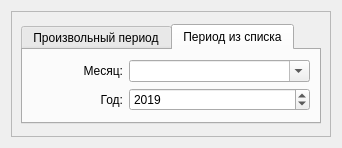
<?xml version="1.0" encoding="UTF-8"?>
<ui version="4.0">
 <class>Form</class>
 <widget class="QWidget" name="Form">
  <property name="geometry">
   <rect>
    <x>0</x>
    <y>0</y>
    <width>336</width>
    <height>148</height>
   </rect>
  </property>
  <property name="sizePolicy">
   <sizepolicy hsizetype="Fixed" vsizetype="Fixed">
    <horstretch>0</horstretch>
    <verstretch>0</verstretch>
   </sizepolicy>
  </property>
  <property name="windowTitle">
   <string>Form</string>
  </property>
  <layout class="QGridLayout" name="gridLayout">
   <item row="0" column="0">
    <widget class="QFrame" name="qcFrame">
     <property name="frameShape">
      <enum>QFrame::StyledPanel</enum>
     </property>
     <property name="frameShadow">
      <enum>QFrame::Raised</enum>
     </property>
     <layout class="QGridLayout" name="gridLayout_2">
      <item row="0" column="0">
       <widget class="myQTabWidget" name="tabs">
        <property name="sizePolicy">
         <sizepolicy hsizetype="Minimum" vsizetype="Fixed">
          <horstretch>0</horstretch>
          <verstretch>0</verstretch>
         </sizepolicy>
        </property>
        <property name="minimumSize">
         <size>
          <width>300</width>
          <height>0</height>
         </size>
        </property>
        <property name="currentIndex">
         <number>1</number>
        </property>
        <widget class="QWidget" name="tab_period">
         <attribute name="title">
          <string>Произвольный период</string>
         </attribute>
         <layout class="QVBoxLayout" name="verticalLayout_43">
          <item>
           <layout class="QGridLayout" name="gridLayout_14" columnstretch="1,2">
            <property name="horizontalSpacing">
             <number>0</number>
            </property>
            <item row="0" column="1">
             <widget class="QDateEdit" name="de_start"/>
            </item>
            <item row="1" column="0">
             <widget class="QLabel" name="label_63">
              <property name="sizePolicy">
               <sizepolicy hsizetype="Minimum" vsizetype="Preferred">
                <horstretch>0</horstretch>
                <verstretch>0</verstretch>
               </sizepolicy>
              </property>
              <property name="text">
               <string>Окончание:</string>
              </property>
              <property name="alignment">
               <set>Qt::AlignRight|Qt::AlignTrailing|Qt::AlignVCenter</set>
              </property>
             </widget>
            </item>
            <item row="1" column="1">
             <widget class="QDateEdit" name="de_stop"/>
            </item>
            <item row="0" column="0">
             <widget class="QLabel" name="label_51">
              <property name="sizePolicy">
               <sizepolicy hsizetype="Minimum" vsizetype="Preferred">
                <horstretch>0</horstretch>
                <verstretch>0</verstretch>
               </sizepolicy>
              </property>
              <property name="layoutDirection">
               <enum>Qt::LeftToRight</enum>
              </property>
              <property name="text">
               <string>Начало:</string>
              </property>
              <property name="alignment">
               <set>Qt::AlignRight|Qt::AlignTrailing|Qt::AlignVCenter</set>
              </property>
             </widget>
            </item>
           </layout>
          </item>
         </layout>
        </widget>
        <widget class="QWidget" name="tab_month">
         <attribute name="title">
          <string>Период из списка</string>
         </attribute>
         <layout class="QVBoxLayout" name="verticalLayout_44">
          <item>
           <layout class="QGridLayout" name="gridLayout_35" columnstretch="1,2">
            <item row="0" column="0">
             <widget class="QLabel" name="label_64">
              <property name="text">
               <string>Месяц:</string>
              </property>
              <property name="alignment">
               <set>Qt::AlignRight|Qt::AlignTrailing|Qt::AlignVCenter</set>
              </property>
             </widget>
            </item>
            <item row="1" column="1">
             <widget class="QSpinBox" name="sp_year">
              <property name="minimum">
               <number>1950</number>
              </property>
              <property name="maximum">
               <number>2050</number>
              </property>
              <property name="value">
               <number>2019</number>
              </property>
             </widget>
            </item>
            <item row="1" column="0">
             <widget class="QLabel" name="label_65">
              <property name="text">
               <string>Год:</string>
              </property>
              <property name="alignment">
               <set>Qt::AlignRight|Qt::AlignTrailing|Qt::AlignVCenter</set>
              </property>
             </widget>
            </item>
            <item row="0" column="1">
             <widget class="QComboBox" name="cbx_month">
              <property name="editable">
               <bool>true</bool>
              </property>
             </widget>
            </item>
           </layout>
          </item>
         </layout>
        </widget>
       </widget>
      </item>
     </layout>
    </widget>
   </item>
  </layout>
 </widget>
 <customwidgets>
  <customwidget>
   <class>myQTabWidget</class>
   <extends>QTabWidget</extends>
   <header>widgets.custumQWidgets</header>
   <container>1</container>
  </customwidget>
 </customwidgets>
 <resources/>
 <connections/>
</ui>
